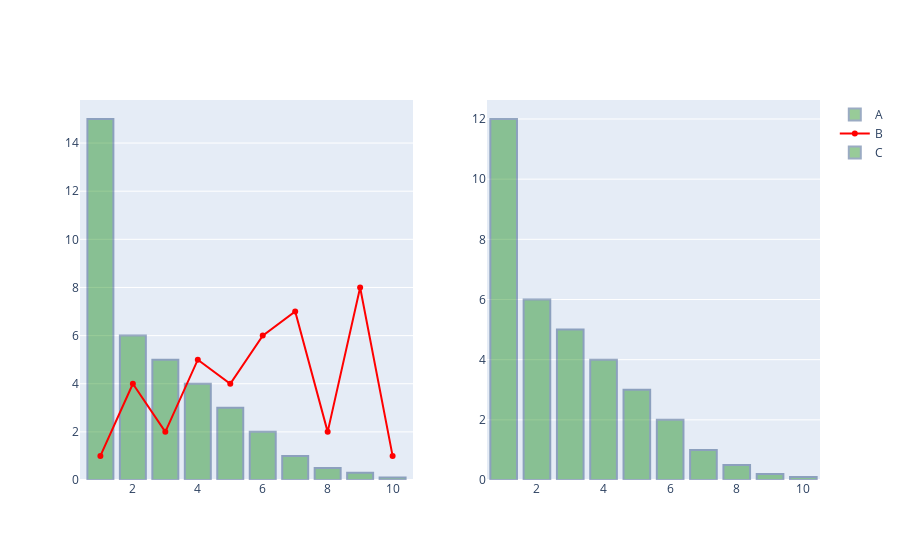

Notebook code cell kept with this figure:
### Code cell
from plotly.subplots import make_subplots
import plotly.graph_objects as go
import pandas as pd
import numpy as np

# data
df = pd.DataFrame({'Index': {0: 1.0,
                              1: 2.0,
                              2: 3.0,
                              3: 4.0,
                              4: 5.0,
                              5: 6.0,
                              6: 7.0,
                              7: 8.0,
                              8: 9.0,
                              9: 10.0},
                             'A': {0: 15.0,
                              1: 6.0,
                              2: 5.0,
                              3: 4.0,
                              4: 3.0,
                              5: 2.0,
                              6: 1.0,
                              7: 0.5,
                              8: 0.3,
                              9: 0.1},
                             'B': {0: 1.0,
                              1: 4.0,
                              2: 2.0,
                              3: 5.0,
                              4: 4.0,
                              5: 6.0,
                              6: 7.0,
                              7: 2.0,
                              8: 8.0,
                              9: 1.0},
                             'C': {0: 12.0,
                              1: 6.0,
                              2: 5.0,
                              3: 4.0,
                              4: 3.0,
                              5: 2.0,
                              6: 1.0,
                              7: 0.5,
                              8: 0.2,
                              9: 0.1}})
# set up plotly figure
fig = make_subplots(1,2)

# add first bar trace at row = 1, col = 1
fig.add_trace(go.Bar(x=df['Index'], y=df['A'],
                     name='A',
                     marker_color = 'green',
                     opacity=0.4,
                     marker_line_color='rgb(8,48,107)',
                     marker_line_width=2),
              row = 1, col = 1)

# add first scatter trace at row = 1, col = 1
fig.add_trace(go.Scatter(x=df['Index'], y=df['B'], line=dict(color='red'), name='B'),
              row = 1, col = 1)

# add first bar trace at row = 1, col = 2
fig.add_trace(go.Bar(x=df['Index'], y=df['C'],
                     name='C',
                     marker_color = 'green',
                     opacity=0.4,
                     marker_line_color='rgb(8,48,107)',
                    marker_line_width=2),
              row = 1, col = 2)

fig.show()

### Figure 1 — Plotly figure (JSON) as saved in the notebook; plotly's stock layout.template omitted (floating-point values rounded to 4 significant figures)
{"data": [{"marker": {"color": "green", "line": {"color": "rgb(8,48,107)", "width": 2}}, "name": "A", "opacity": 0.4, "type": "bar", "x": [1, 2, 3, 4, 5, 6, 7, 8, 9, 10], "xaxis": "x", "y": [15, 6, 5, 4, 3, 2, 1, 0.5, 0.3, 0.1], "yaxis": "y"}, {"line": {"color": "red"}, "name": "B", "type": "scatter", "x": [1, 2, 3, 4, 5, 6, 7, 8, 9, 10], "xaxis": "x", "y": [1, 4, 2, 5, 4, 6, 7, 2, 8, 1], "yaxis": "y"}, {"marker": {"color": "green", "line": {"color": "rgb(8,48,107)", "width": 2}}, "name": "C", "opacity": 0.4, "type": "bar", "x": [1, 2, 3, 4, 5, 6, 7, 8, 9, 10], "xaxis": "x2", "y": [12, 6, 5, 4, 3, 2, 1, 0.5, 0.2, 0.1], "yaxis": "y2"}], "layout": {"xaxis": {"anchor": "y", "domain": [0, 0.45]}, "xaxis2": {"anchor": "y2", "domain": [0.55, 1]}, "yaxis": {"anchor": "x", "domain": [0, 1]}, "yaxis2": {"anchor": "x2", "domain": [0, 1]}}}
